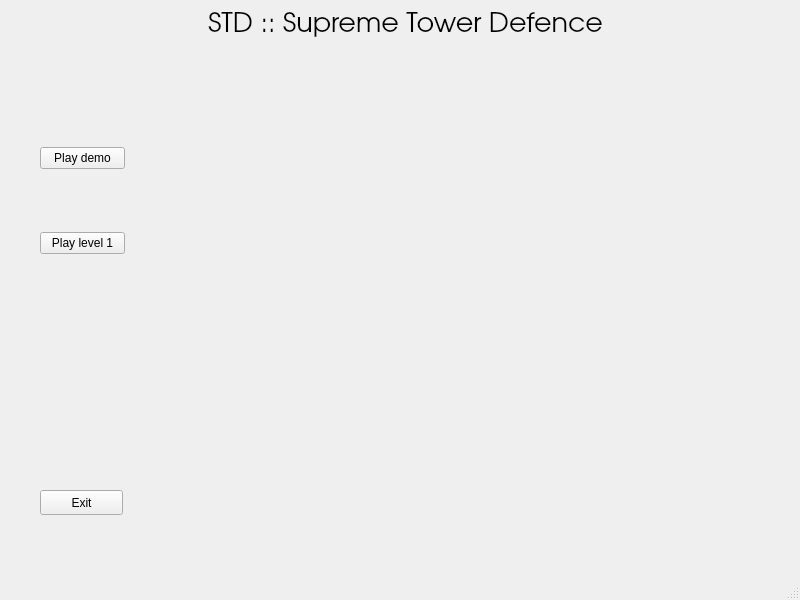
<?xml version="1.0" encoding="UTF-8"?>
<ui version="4.0">
 <class>MainWindow</class>
 <widget class="QMainWindow" name="MainWindow">
  <property name="geometry">
   <rect>
    <x>0</x>
    <y>0</y>
    <width>800</width>
    <height>600</height>
   </rect>
  </property>
  <property name="windowTitle">
   <string>STD Launcher</string>
  </property>
  <widget class="QWidget" name="centralwidget">
   <widget class="QWidget" name="verticalLayoutWidget">
    <property name="geometry">
     <rect>
      <x>40</x>
      <y>90</y>
      <width>85</width>
      <height>221</height>
     </rect>
    </property>
    <layout class="QVBoxLayout" name="verticalLayout">
     <property name="leftMargin">
      <number>0</number>
     </property>
     <item>
      <widget class="QPushButton" name="playDemoButton">
       <property name="text">
        <string>Play demo</string>
       </property>
      </widget>
     </item>
     <item>
      <widget class="QPushButton" name="playLevel1Button">
       <property name="text">
        <string>Play level 1</string>
       </property>
      </widget>
     </item>
    </layout>
   </widget>
   <widget class="QPushButton" name="exitButton">
    <property name="geometry">
     <rect>
      <x>40</x>
      <y>490</y>
      <width>83</width>
      <height>25</height>
     </rect>
    </property>
    <property name="text">
     <string>Exit</string>
    </property>
   </widget>
   <widget class="QLabel" name="label">
    <property name="geometry">
     <rect>
      <x>140</x>
      <y>0</y>
      <width>531</width>
      <height>51</height>
     </rect>
    </property>
    <property name="font">
     <font>
      <family>URW Gothic L</family>
      <pointsize>20</pointsize>
      <stylestrategy>PreferDefault</stylestrategy>
      <kerning>true</kerning>
     </font>
    </property>
    <property name="text">
     <string>STD :: Supreme Tower Defence</string>
    </property>
    <property name="alignment">
     <set>Qt::AlignCenter</set>
    </property>
   </widget>
  </widget>
  <widget class="QMenuBar" name="menubar">
   <property name="geometry">
    <rect>
     <x>0</x>
     <y>0</y>
     <width>800</width>
     <height>22</height>
    </rect>
   </property>
  </widget>
  <widget class="QStatusBar" name="statusbar"/>
 </widget>
 <resources/>
 <connections/>
</ui>
